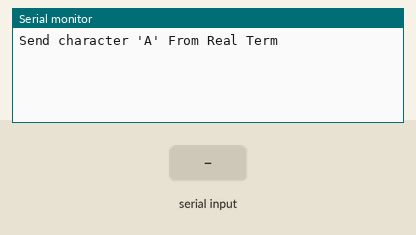
A sketch run on a simulated Arduino Uno, built with avr-gcc and run on an emulated ATmega328P. On the bench: the last lines printed to the serial monitor. The test bench sets the inputs (shaded band).

Above: at 2.2 s.
2.3 s: "A\n" received over Serial
At 3.3 s:
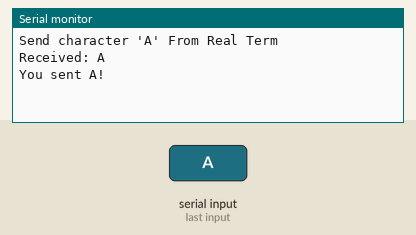
3.8 s: "1\n" received over Serial
At 4.5 s:
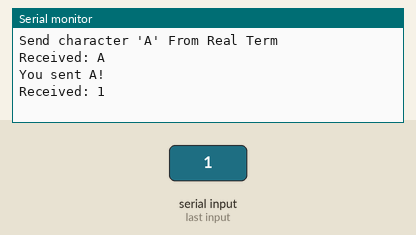

The sketch:

RealTermDemo.ino
```cpp
void setup() {
  Serial.begin(115200);
  delay(1000);

  Serial.println("Send character 'A' From Real Term");
}

void loop() {

  if (Serial.available()) {

    char receivedChar = Serial.read();


    if (receivedChar == '\r' || receivedChar == '\n') {
      return;   // skip this loop iteration
    }

    Serial.print("Received: ");
    Serial.println(receivedChar);

    // Check for 'A'
    if (receivedChar == 'A') {
      Serial.println("You sent A!");
    }
  }
}
```

Measured:
- after the input at 2.3 s, the serial monitor: prints a new line at once (image 1)
- after the input at 3.8 s, the serial monitor: prints a new line at once (image 2)
